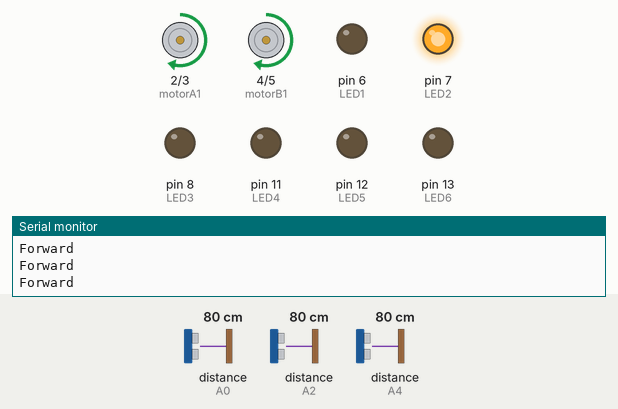
Simulated run of this sketch. Board: Arduino Uno, built with avr-gcc and run on an emulated ATmega328P. Shown: motor-driver pin pairs drawn as motors (green arrow = first pin HIGH = forward, orange = second pin HIGH = backward, longer = more drive, scaled by the enable pin), output pins drawn as LEDs (lit = HIGH), the last lines printed to the serial monitor. Wiring (inferred from the names in the program): 3 × ultrasonic range finder: trigger A1, echo A0 / trigger A3, echo A2 / trigger A5, echo A4. Inputs (shaded band) come from the test bench; at power-on: distance to the obstacle (sensors on A0, A4, A2) 80 cm. The echo pulse lasts 58.3 µs per cm; pins used as bus, display or sensor lines are not drawn.

Above: at 1.2 s.
1.3 s: distance to the obstacle (sensor on A0) set to 2 cm
At 2.6 s:
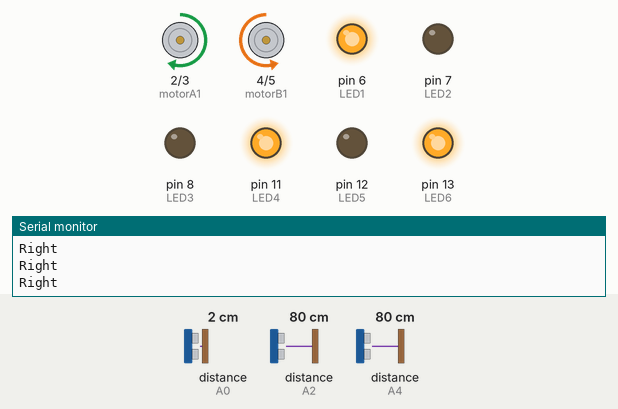
2.9 s: distance to the obstacle (sensor on A4) set to 19 cm
4.4 s: distance to the obstacle (sensor on A4) set to 14 cm
At 5.7 s:
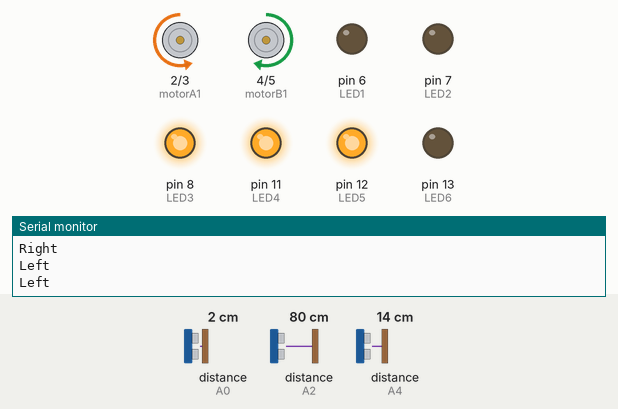
6.3 s: distance to the obstacle (sensor on A2) set to 41 cm
7.8 s: distance to the obstacle (sensor on A2) set to 34 cm
At 9.4 s:
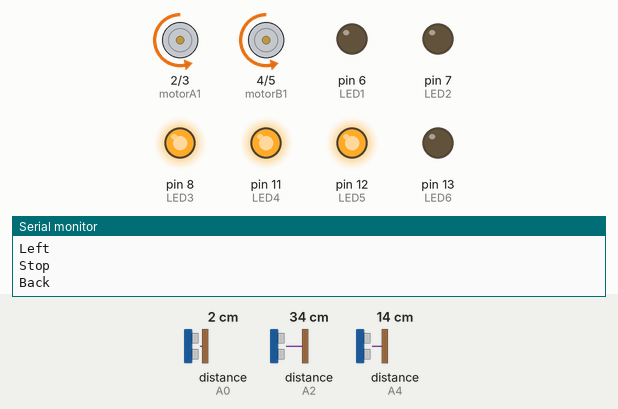
10.8 s: distance to the obstacle (sensor on A4) set to 18 cm
At 13.8 s:
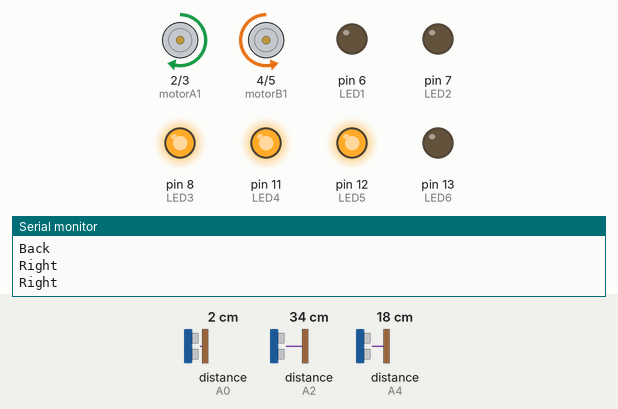
Timing chart, 0 to 14.8 s (numbered marks = the images above; inputs shaded):
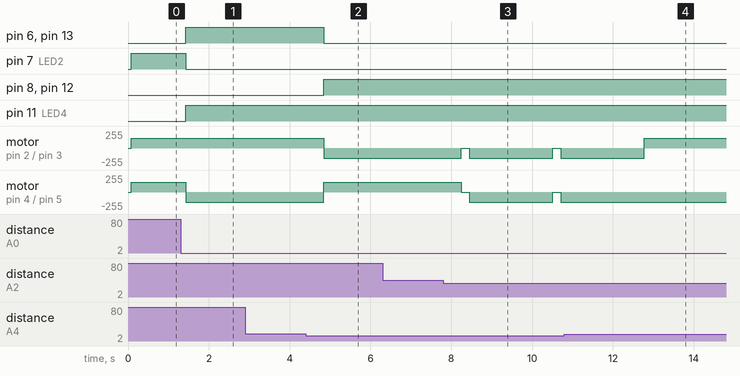

Measured:
- the behaviour switches between 17 and 16 cm on distance to the obstacle (sensor on A4) (found by bisection; images 1 and 2)
- the behaviour switches between 37 and 36 cm on distance to the obstacle (sensor on A2) (found by bisection; images 2 and 3)
- after the input at 1.3 s, pin 6 (LED1), pin 11 (LED4), pin 13 (LED6): LOW → HIGH after 0.13 s; pin 7 (LED2): HIGH → LOW after 0.13 s; motor on pin 4 (motorB1) / pin 5 (motorB2): forward 150/255 → backward 150/255 after 0.13 s
- after the input at 4.4 s, pin 6 (LED1), pin 13 (LED6): HIGH → LOW after 0.45 s; pin 8 (LED3), pin 12 (LED5): LOW → HIGH after 0.45 s; motor on pin 2 (motorA1) / pin 3 (motorA2): forward 150/255 → backward 150/255 after 0.45 s; motor on pin 4 (motorB1) / pin 5 (motorB2): backward 150/255 → forward 150/255 after 0.45 s
- after the input at 7.8 s, motor on pin 2 (motorA1) / pin 3 (motorA2), motor on pin 4 (motorB1) / pin 5 (motorB2): alternates backward 150/255 for 2.1 s and stopped for 0.20 s, starting after 0.44 s
- after the input at 10.8 s, motor on pin 4 (motorB1) / pin 5 (motorB2): stays backward 150/255 (without the input it goes to stopped after 2.0 s)

The sketch:

STR3.ino
```cpp
#define Echo1 A0
#define Trig1 A1
#define Echo2 A2
#define Trig2 A3
#define Echo3 A4
#define Trig3 A5
#define motorA1 2
#define motorA2 3
#define motorB1 4
#define motorB2 5
#define enable1 9
#define enable2 10
#define LED1 6
#define LED2 7
#define LED3 8
#define LED4 11
#define LED5 12
#define LED6 13
int Left_Distance = 0,Right_Distance = 0,Middle_Distance = 0 ;
int PWM = 150;//ATUR KECEPATAN 10 SAMPAI 255
void _Forward()
{
digitalWrite(motorA1,HIGH);
digitalWrite(motorA2,LOW);
digitalWrite(motorB1,HIGH);
digitalWrite(motorB2,LOW);
analogWrite(enable1,PWM);
analogWrite(enable2,PWM);
Serial.println("Forward");
}
void _Back()
{
digitalWrite(motorA1,LOW);
digitalWrite(motorA2,HIGH);
digitalWrite(motorB1,LOW);
digitalWrite(motorB2,HIGH);
analogWrite(enable1,PWM);
analogWrite(enable2,PWM);
Serial.println("Back");
}
void _left()
{
digitalWrite(motorA1,LOW);
digitalWrite(motorA2,HIGH);
digitalWrite(motorB1,HIGH);
digitalWrite(motorB2,LOW);
analogWrite(enable1,PWM);
analogWrite(enable2,PWM);
Serial.println("Left");
}
void _right()
{
digitalWrite(motorA1,HIGH);
digitalWrite(motorA2,LOW);
digitalWrite(motorB1,LOW);
digitalWrite(motorB2,HIGH);
analogWrite(enable1,PWM);
analogWrite(enable2,PWM);
Serial.println("Right");
}
void _Stop()
{
digitalWrite(motorA1,LOW);
digitalWrite(motorA2,LOW);
digitalWrite(motorB1,LOW);
digitalWrite(motorB2,LOW);
digitalWrite(enable1,LOW);
digitalWrite(enable2,LOW);
Serial.println("Stop");
}
int Left_Distance_test()
{
digitalWrite(Trig1, LOW);
delayMicroseconds(2);
digitalWrite(Trig1, HIGH);
delayMicroseconds(10);
digitalWrite(Trig1, LOW);
float Fdistance = pulseIn(Echo1, HIGH);
delay(10);
Fdistance= Fdistance/ 29 / 2;
return (int)Fdistance;
}
int Middle_Distance_test()
{
digitalWrite(Trig2, LOW);
delayMicroseconds(2);
digitalWrite(Trig2, HIGH);
delayMicroseconds(10);
digitalWrite(Trig2, LOW);
float Fdistance = pulseIn(Echo2, HIGH);
delay(10);
Fdistance= Fdistance/ 29 / 2;
return (int)Fdistance;
}
int Right_Distance_test()
{
digitalWrite(Trig3, LOW);
delayMicroseconds(2);
digitalWrite(Trig3, HIGH);
delayMicroseconds(10);
digitalWrite(Trig3, LOW);
float Fdistance = pulseIn(Echo3, HIGH);
delay(10);
Fdistance= Fdistance/ 29 / 2;
return (int)Fdistance;
}
void setup()
{
Serial.begin(9600);
pinMode(Echo1, INPUT);
pinMode(Trig1, OUTPUT);
pinMode(Echo2, INPUT);
pinMode(Trig2, OUTPUT);
pinMode(Echo3, INPUT);
pinMode(Trig3, OUTPUT);
pinMode(motorA1,OUTPUT);
pinMode(motorA2,OUTPUT);
pinMode(motorB1,OUTPUT);
pinMode(motorB2,OUTPUT);
pinMode(enable1,OUTPUT);
pinMode(enable2,OUTPUT);
pinMode(LED1,OUTPUT);
pinMode(LED2,OUTPUT);
pinMode(LED3,OUTPUT);
pinMode(LED4,OUTPUT);
pinMode(LED5,OUTPUT);
pinMode(LED6,OUTPUT);
_Stop();
}
void loop()
{
Left_Distance = Left_Distance_test();
delay(10);
Middle_Distance = Middle_Distance_test();
delay(10);
Right_Distance = Right_Distance_test();
delay(10);
if(Middle_Distance<=35)
{
/* _Stop();
delay(1000);*/
if(Right_Distance>Left_Distance)
{
if((Right_Distance<=15)&&(Left_Distance<=15))
{_Stop();
delay(200);
_Back();
delay(2000);
}
else{
// _Back();
// delay(2000);
_right();
delay(500);}
}
else if(Right_Distance<Left_Distance)
{
if((Right_Distance<=15)&&(Left_Distance<=15))
{_Stop();
delay(200);
_Back();
delay(1000);
}
else{
// _Back();
// delay(3000);
_left();
delay(500);
}
}
}
else if(Right_Distance<=15)
{
digitalWrite(LED1,LOW);
digitalWrite(LED2,LOW);
digitalWrite(LED3,HIGH);
digitalWrite(LED4,HIGH);
digitalWrite(LED5,HIGH);
digitalWrite(LED6,LOW);

_left();
delay(500);
}
else if(Left_Distance<=15)
{
  digitalWrite(LED1,HIGH);
digitalWrite(LED2,LOW);
digitalWrite(LED3,LOW);
digitalWrite(LED4,HIGH);
digitalWrite(LED5,LOW);
digitalWrite(LED6,HIGH);
_right();
delay(500);
}
else{
 digitalWrite(LED1,LOW);
digitalWrite(LED2,HIGH);
digitalWrite(LED3,LOW);
digitalWrite(LED4,LOW);
digitalWrite(LED5,LOW);
digitalWrite(LED6,LOW);
_Forward();
}
//delay(500);
}
```
